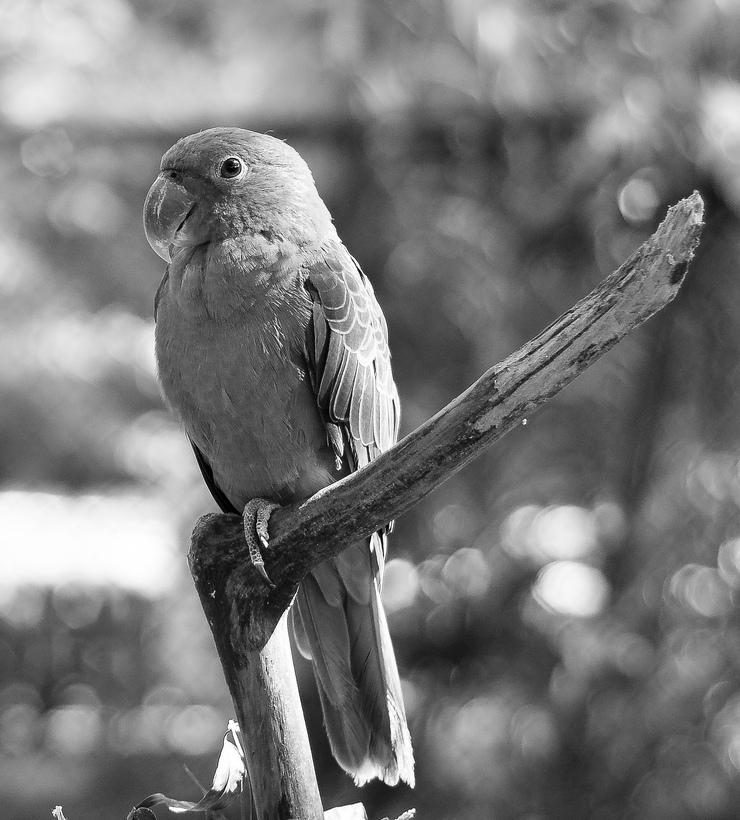
%> input picture Handout/Week 4 - Histograms/Code/Adaptive Histogram Equalization/parrot.jpg, 740 x 820 px
$ octave Adaptive_Histogram_Equalization.m   (GNU Octave 9; MATLAB toolbox functions it lacks are replaced by stand-ins)
%> lines starting %> are read from the running program, lines starting %| are printed output that depends on the picture
% EE368/CS232 Digital Image Processing
% Bernd Girod
% Department of Electrical Engineering, Stanford University

% Script by Qiyuan Tian and David Chen
% Adaptive histogram equalization

clear, clc, close all

% Load test image
img = imread('parrot.jpg');
%> img is the input picture: size 820x740 uint8; min 0, max 255, mean 121.1
% img = imread('dental.jpg');
% img = imread('skull.jpg');

% Apply global and adaptive histogram equalization
eqImg = histeq(img);
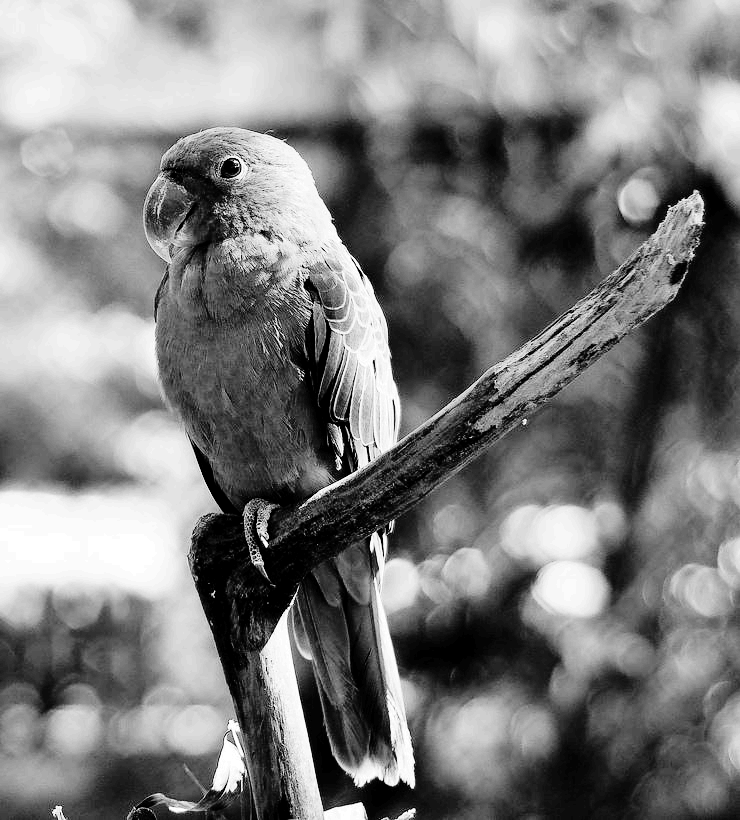
%> eqImg: size 820x740 uint8; min 0, max 255, mean 126.3
claheImg1 = adapthisteq(img, 'NumTiles', [8 8]);
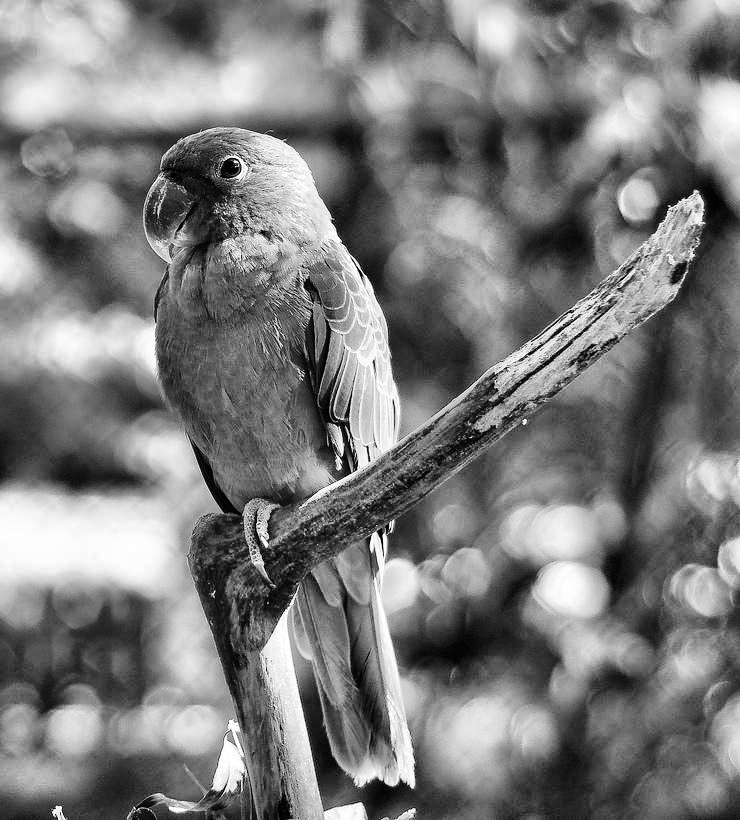
%> claheImg1: size 820x740 uint8; min 0, max 255, mean 124.1
claheImg2 = adapthisteq(img, 'NumTiles', [16 16]);
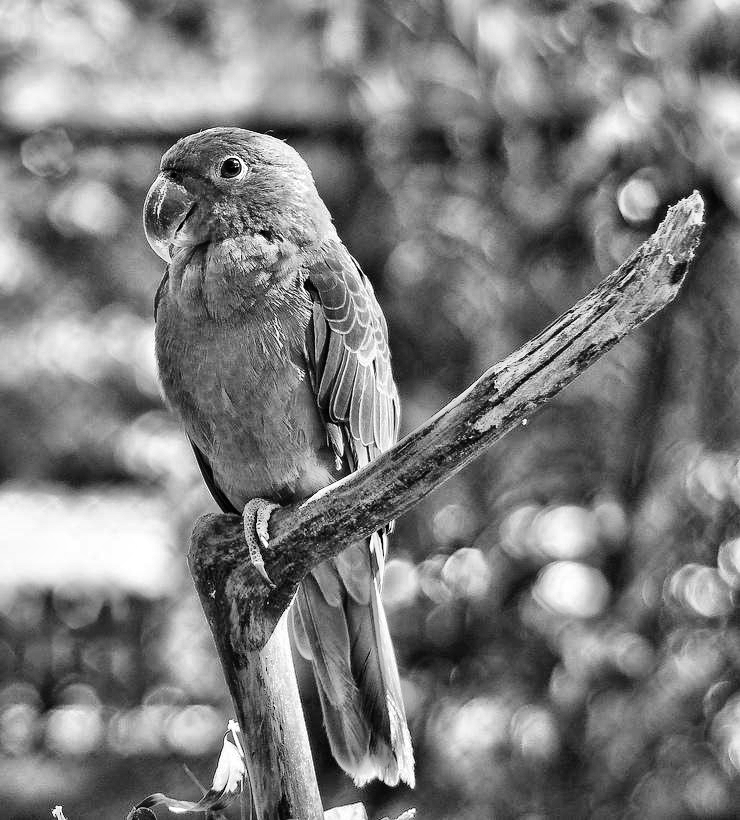
%> claheImg2: size 820x740 uint8; min 0, max 255, mean 124.2

% Show images
figure;
subplot(2, 2, 1), imshow(img), title('Original image');
subplot(2, 2, 2), imshow(eqImg), title('Global histogram');
subplot(2, 2, 3), imshow(claheImg1), title('Tiling 8*8 histograms');
subplot(2, 2, 4), imshow(claheImg2), title('Tiling 16*16 histograms');

% Save images
imwrite(eqImg, 'CLAHE_global.png');
imwrite(claheImg1, 'CLAHE_8by8.png');
imwrite(claheImg2, 'CLAHE_16by16.png');

$ run again, with Handout/Week 4 - Histograms/Code/Adaptive Histogram Equalization/dental.jpg copied over Handout/Week 4 - Histograms/Code/Adaptive Histogram Equalization/parrot.jpg
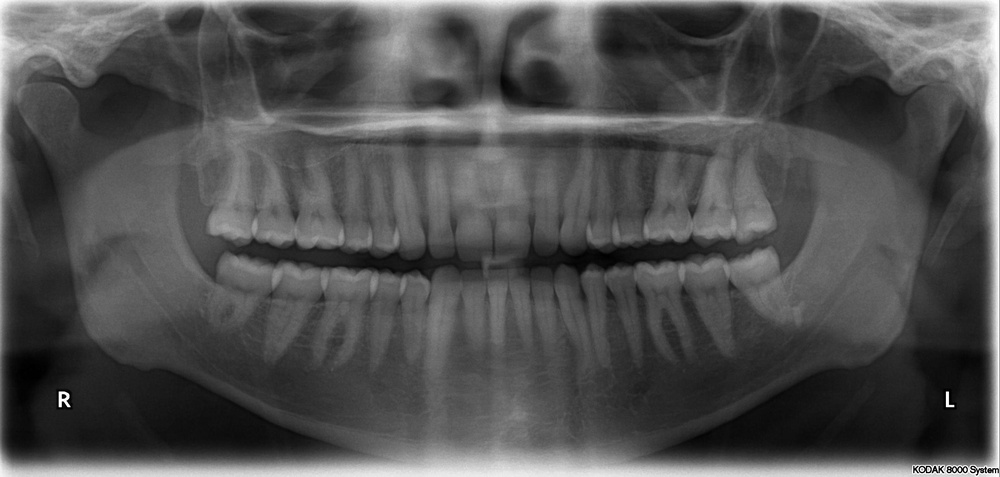
%> input picture Handout/Week 4 - Histograms/Code/Adaptive Histogram Equalization/dental.jpg, 1000 x 477 px, shrunk from 2606 x 1244 before the run
%> img is the input picture: size 477x1000 uint8; min 0, max 255, mean 80.1
%> `eqImg = histeq(img);`:
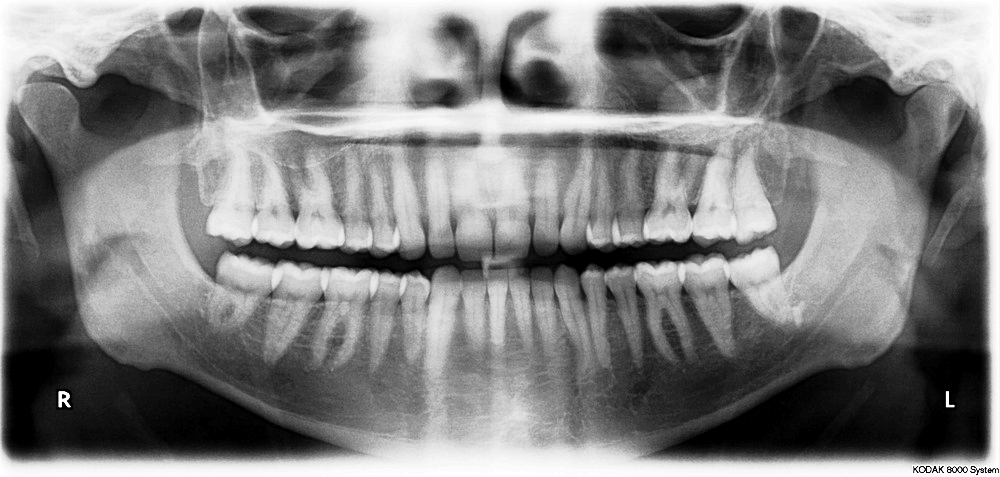
%> eqImg: size 477x1000 uint8; min 0, max 255, mean 126.5
%> `claheImg2 = adapthisteq(img, 'NumTiles', [16 16]);`:
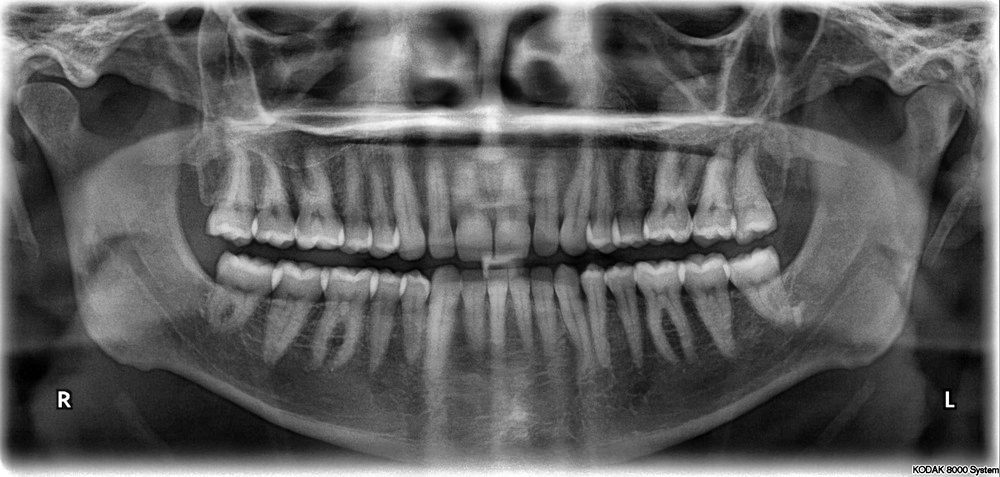
%> claheImg2: size 477x1000 uint8; min 0, max 255, mean 93.9

$ run again, with Handout/Week 4 - Histograms/Code/Adaptive Histogram Equalization/skull.jpg copied over Handout/Week 4 - Histograms/Code/Adaptive Histogram Equalization/parrot.jpg
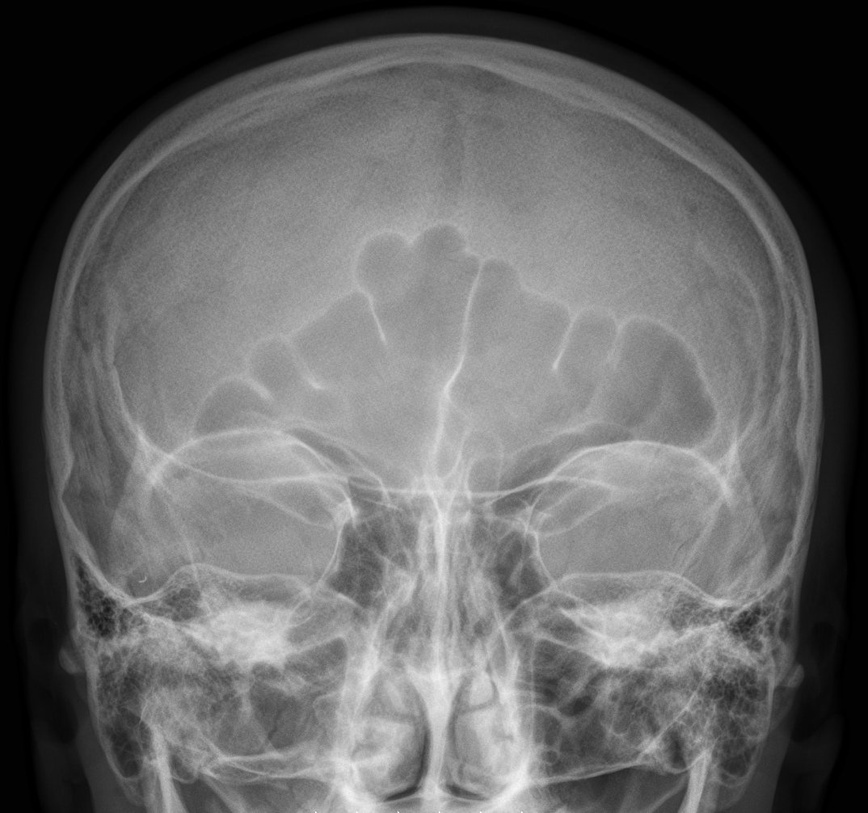
%> input picture Handout/Week 4 - Histograms/Code/Adaptive Histogram Equalization/skull.jpg, 868 x 813 px, shrunk from 1074 x 1006 before the run
%> img is the input picture: size 813x868 uint8; min 0, max 255, mean 101.7
%> `eqImg = histeq(img);`:
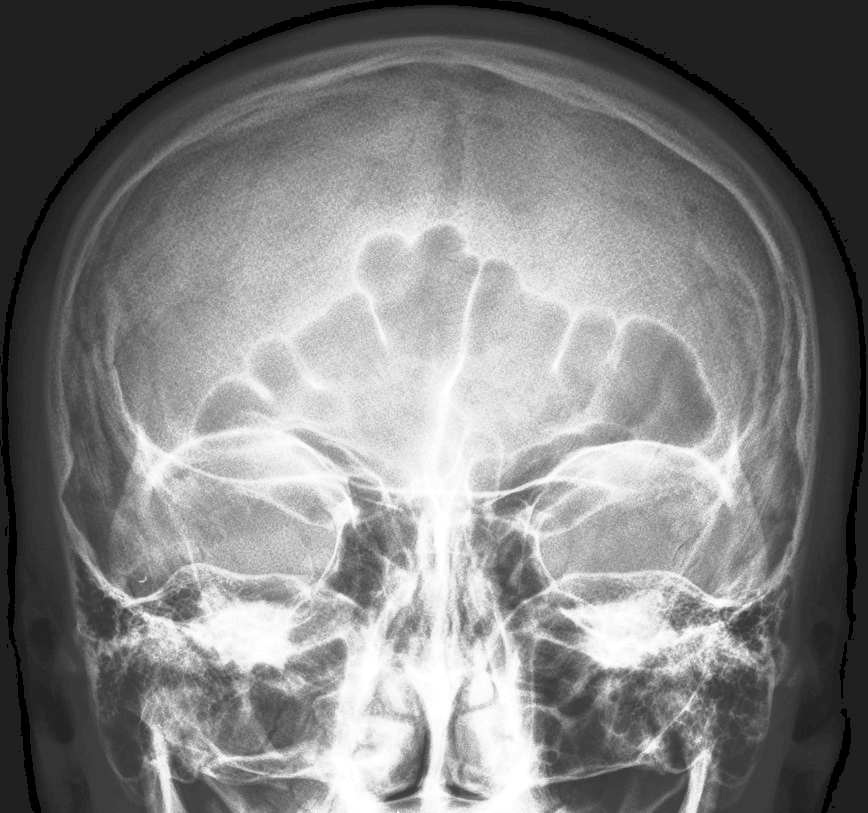
%> eqImg: size 813x868 uint8; min 0, max 255, mean 128
%> `claheImg2 = adapthisteq(img, 'NumTiles', [16 16]);`:
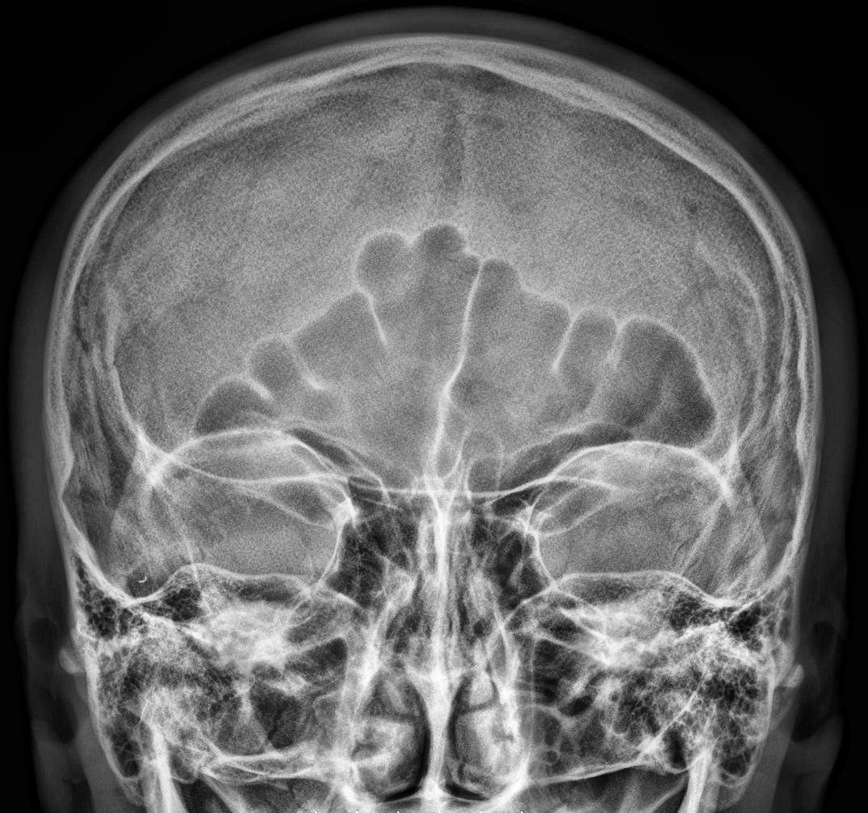
%> claheImg2: size 813x868 uint8; min 0, max 255, mean 102.8
